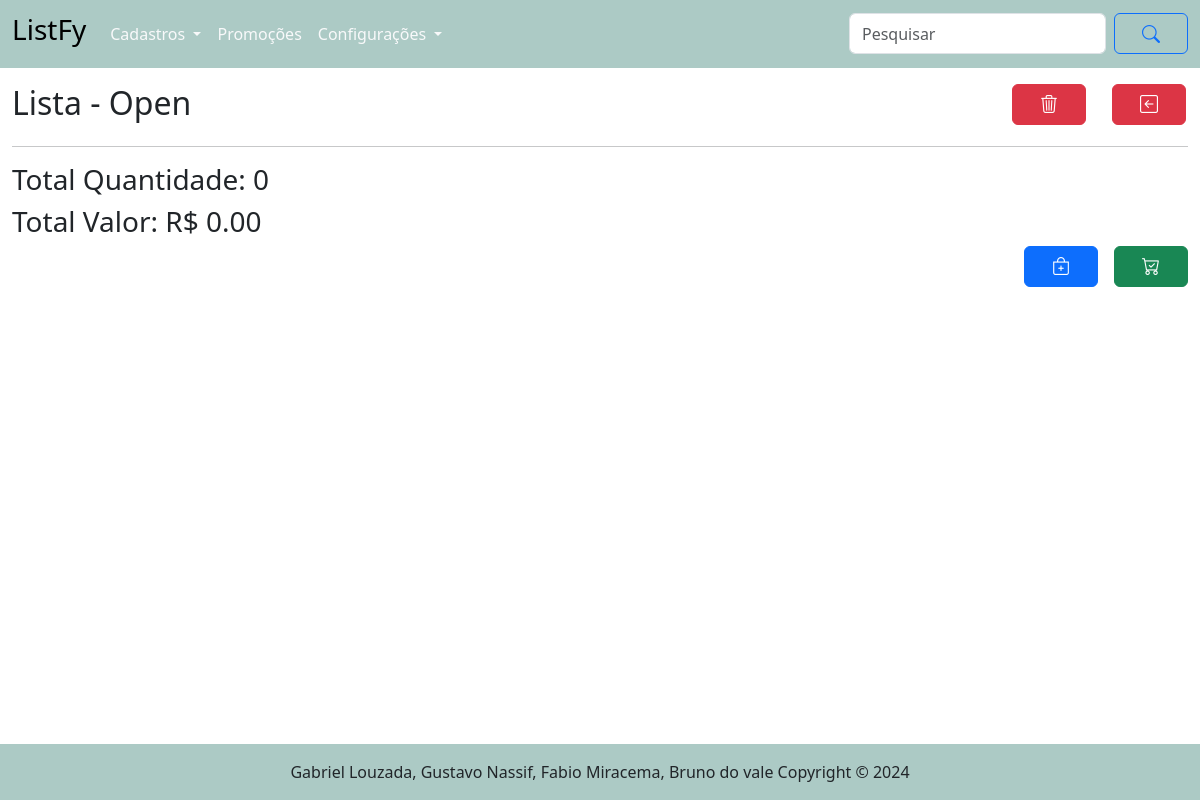
The page /lista/abrir/11 on the database as committed earlier.
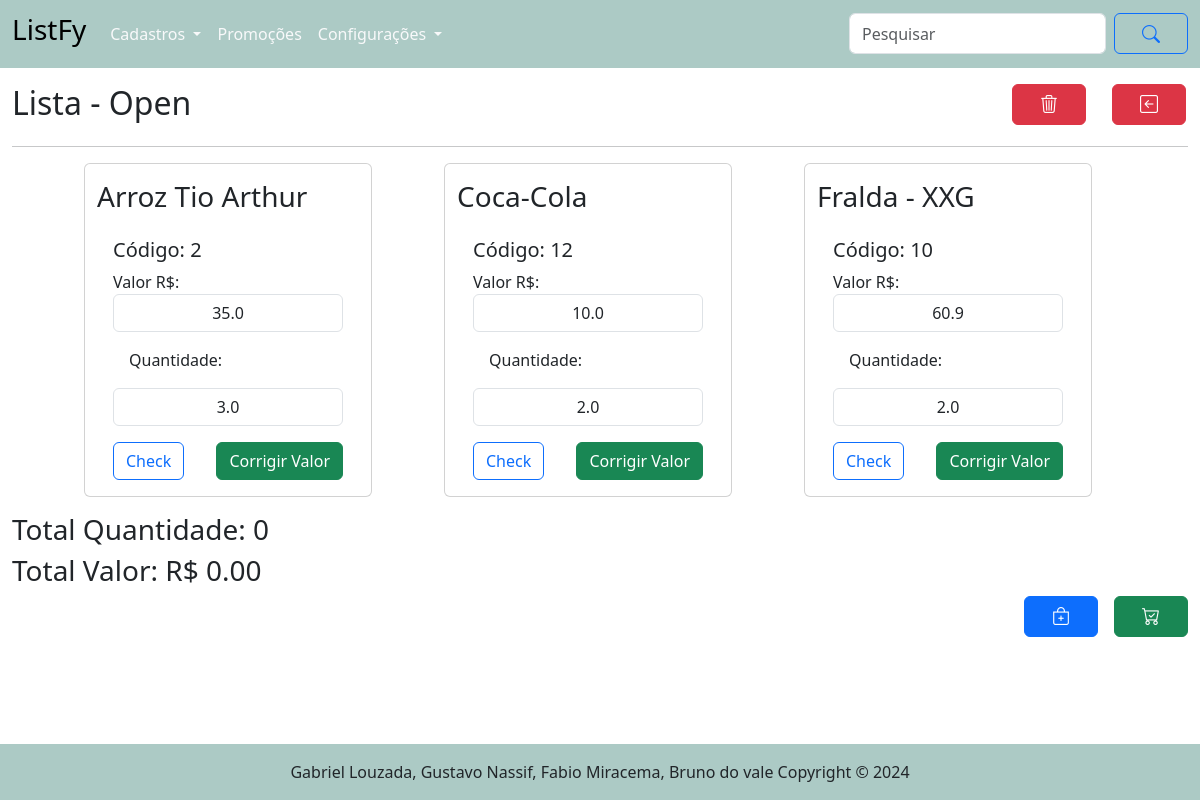
The same page on the database as committed later.
### tables this page shows
CREATE TABLE "lista" (
	"id_lista"	      INTEGER,
	"estabelecimento"	TEXT    NOT NULL,
	"id_user"	        INTEGER NOT NULL,
  "status_lista"     		  INTEGER NOT NULL,
	FOREIGN KEY("id_user") REFERENCES "usuario"("id_user"),
	PRIMARY KEY("id_lista" AUTOINCREMENT)
);

CREATE TABLE "itens_lista" (
	"id_itens_lista"	INTEGER,
	"id_produto"	    INTEGER NOT NULL,
	"id_lista"	      INTEGER NOT NULL,
	"quantidade"	    REAL NOT NULL,
	"valor"	          REAL NOT NULL,
	FOREIGN KEY("id_produto") REFERENCES "produto"("id_produto"),
	FOREIGN KEY("id_lista") REFERENCES "lista"("id_lista"),
	PRIMARY KEY("id_itens_lista" AUTOINCREMENT));

CREATE TABLE "produto" (
	"id_produto"	INTEGER,
	"nome_produto"	TEXT NOT NULL,
	"id_categoria"	INTEGER NOT NULL,
	"valor_produto"	REAL NOT NULL,
	PRIMARY KEY("id_produto" AUTOINCREMENT),
	FOREIGN KEY("id_categoria") REFERENCES "categoria"("id_categoria")
);

### routes/lista_routes.py (the view)
@router.get("/abrir/{id_lista:int}",response_class=HTMLResponse)
async def get_abrir_lista(request:Request, id_lista: int=0 ):
    itens_lista = obter_itens_lista_nomes(id_lista)
    lista = obter_uma_lista(id_lista)
    return templates.TemplateResponse("/lista/listar_produtos.html", {"request":request, "itens_lista":itens_lista, "lista":lista})

### templates/lista/listar_produtos.html (shortened to what this page needs)
{% extends "base.html" %}
{% block conteudo %}
<main class="container-fluid">
    <div class="row mt-3 d-flex justify-content-between">
        <div class=" col-8 col-sm-10">
            <h2>Lista - {{ lista.estabelecimento }}</h2>
        </div>
        <div class="col-2 col-sm-1 ">
            <a href="/lista/remover_itens_lista/{{lista.id_lista}}" class="btn btn-danger"><i
                    class="bi bi-trash3"></i></a>
        </div>
        <div class="col-2 col-sm-1">
            <a href="/lista" class="btn btn-danger"><i class="bi bi-arrow-left-square"></i></a>
        </div>
    </div>
    <hr>
    <div class="row container-fluid d-flex justify-content-evenly">
        {% for p in itens_lista %}
        <div class="card col-12 mb-3" style="width: 18rem;">
            <form id="productForm" action="/itens_lista/post_alterar_itens_lista" method="post">
                <div>
                    <h3 class="mt-3">{{ p.nome_produto }}</h3>
                </div>
                <div class="card-body">
                    <h5>Código: {{ p.id_produto }}</h5>
                    <div>
                        <label for="valor_produto_{{ p.id_produto }}">Valor R$:</label>
                        <input style="text-align: center;" type="text" class="form-control"
                            id="valor_produto_{{ p.id_produto }}" name="valor_produto" value="{{ p.valor_produto }}">
                    </div>
                    <div>
                        <label for="quantidade_{{ p.id_produto }}" class="m-3">Quantidade:</label>
                        <input style="text-align: center;" type="text" class="form-control mb-3"
                            id="quantidade_{{ p.id_produto }}" name="quantidade" value="{{ p.quantidade }}">
                    </div>
                    <div class="col-12 d-flex justify-content-between">
                        <label class="btn btn-outline-primary" for="checkbox_{{ p.id_produto }}">Check</label>
                        <button class="btn btn-success" type="submit">Corrigir Valor</button>
                    </div>
                </div>
            </form>
        </div>
        {% endfor %}
    </div>
    <div class="row">
        <div class="col-12">
            <h3 id="total_quantidade">Total Produtos: 0</h3>
            <h3 id="total_valor">Total Valor: R$ 0.00</h3>
        </div>
        <div class="col-12 d-flex justify-content-end">
            <a href="/itens_lista/categorias/{{ lista.id_lista }}" class="btn btn-primary mx-3"><i class="bi bi-bag-plus"></i></a>
            <form action="/lista/post_fechar_lista" method="post">
                <button type="submit" class="btn btn-success"><i class="bi bi-cart-check"></i></button>
            </form>
        </div>
    </div>
</main>
{% endblock %}

### templates/base.html (shortened to what this page needs)
<!DOCTYPE html>
<html lang="pt-br">
<head>
    <link rel="stylesheet" href="/static/style/style.css">
    <link href="https://cdn.jsdelivr.net/npm/bootstrap@5.3.3/dist/css/bootstrap.min.css" rel="stylesheet">
    <link rel="stylesheet" href="https://cdn.jsdelivr.net/npm/bootstrap-icons@1.11.3/font/bootstrap-icons.min.css">
</head>
<body>
    {% include "header.html" %}
    {% block conteudo %}{% endblock %}
    {% include "footer.html" %}
</body>
</html>

### templates/header.html (shortened to what this page needs)
<header>
    <nav class="navbar navbar-expand-lg" style="background-color: #accac5;">
        <div class="container-fluid">
          <a class="navbar-brand" href="/">
            <h3>ListFy</h3>
          </a>
          <div class="collapse navbar-collapse" id="navbarSupportedContent">
            <ul class="navbar-nav me-auto mb-2 mb-lg-0">
              <li class="nav-item dropdown">
                <a class="nav-link dropdown-toggle text-light" href="#" id="navbarDropdownMenuLink" role="button" data-bs-toggle="dropdown" aria-expanded="false">
                  Cadastros
                </a>
              </li>
              <li class="nav-item">
                <a class="nav-link text-light" href="/promocao">Promoções</a>
              </li>
              <li class="nav-item dropdown">
                <a class="nav-link dropdown-toggle text-light" href="#" id="navbarDropdownMenuLink" role="button" data-bs-toggle="dropdown" aria-expanded="false">
                  Configurações
                </a>
            </ul>
            <form class="d-flex">
              <input class="form-control me-2" type="search" placeholder="Pesquisar" aria-label="Search">
              <button class="btn btn-outline-primary" type="submit"><i class="bi bi-search"></i></button>
            </form>
          </div>
        </div>
      </nav>
</header>

### templates/footer.html (shortened to what this page needs)
<div class="p-3 mt-5 ">
</div>
<footer class="bd-footer fixed-bottom" style="background-color: #accac5">
    <div class="d-flex justify-content-center mt-3">
        <p>Gabriel Louzada, Gustavo Nassif, Fabio Miracema, Bruno do vale Copyright &copy; 2024</p>
    </div>
</footer>

### static/style/style.css (style rules this page uses)
i { padding: 15px; font-size: 18px; }

Rows that differ between the two databases and show on the page:
added itens_lista: nome_produto "Arroz Tio Arthur", id_produto "2", valor_produto "35.0", quantidade "3.0"
added itens_lista: nome_produto "Coca-Cola", id_produto "12", valor_produto "10.0", quantidade "2.0"
added itens_lista: nome_produto "Fralda - XXG", id_produto "10", valor_produto "60.9", quantidade "2.0"
